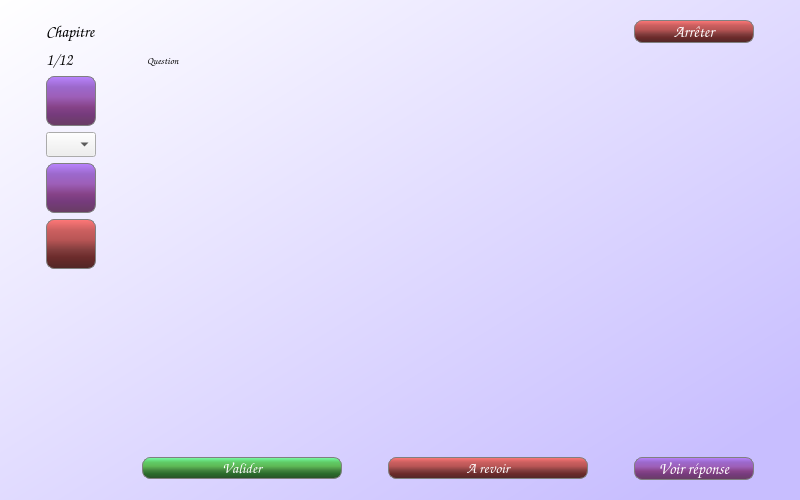
<?xml version="1.0" encoding="UTF-8"?>
<ui version="4.0">
 <class>studyModeDialog</class>
 <widget class="QDialog" name="studyModeDialog">
  <property name="geometry">
   <rect>
    <x>0</x>
    <y>0</y>
    <width>800</width>
    <height>500</height>
   </rect>
  </property>
  <property name="windowTitle">
   <string>Etude</string>
  </property>
  <property name="windowIcon">
   <iconset>
    <normaloff>images/book.png</normaloff>images/book.png</iconset>
  </property>
  <property name="layoutDirection">
   <enum>Qt::LeftToRight</enum>
  </property>
  <property name="styleSheet">
   <string notr="true">QDialog{
background-color :qlineargradient(spread:pad, x1:0, y1:0, x2:1, y2:1, stop:0 rgba(255, 255, 255, 255), stop:0.905028 rgba(200, 190, 255, 255));} 
</string>
  </property>
  <layout class="QGridLayout" name="gridLayout">
   <property name="leftMargin">
    <number>20</number>
   </property>
   <property name="topMargin">
    <number>20</number>
   </property>
   <property name="rightMargin">
    <number>20</number>
   </property>
   <property name="bottomMargin">
    <number>20</number>
   </property>
   <property name="horizontalSpacing">
    <number>20</number>
   </property>
   <item row="2" column="0">
    <widget class="QPushButton" name="editButton">
     <property name="sizePolicy">
      <sizepolicy hsizetype="Maximum" vsizetype="Maximum">
       <horstretch>0</horstretch>
       <verstretch>0</verstretch>
      </sizepolicy>
     </property>
     <property name="minimumSize">
      <size>
       <width>0</width>
       <height>50</height>
      </size>
     </property>
     <property name="maximumSize">
      <size>
       <width>50</width>
       <height>50</height>
      </size>
     </property>
     <property name="font">
      <font>
       <family>Comic Sans MS</family>
       <pointsize>12</pointsize>
      </font>
     </property>
     <property name="styleSheet">
      <string notr="true">QPushButton{
background-color:qlineargradient(spread:pad, x1:0, y1:0, x2:0, y2:1, stop:0 rgba(185, 132, 255, 255), stop:0.212435 rgba(156, 105, 204, 255), stop:0.41573 rgba(157, 95, 184, 255), stop:0.623596 rgba(134, 67, 136, 255), stop:0.766839 rgba(118, 59, 125, 255), stop:1 rgba(104, 61, 99, 255));
color:white;
border: 1px solid gray; 
border-radius: 8px; 
padding: 0 8px; 
selection-background-color: darkgray; }

QPushButton:pressed{
background-color:qlineargradient(spread:pad, x1:0, y1:0, x2:0, y2:1, stop:0 rgba(104, 74, 143, 255), stop:0.212435 rgba(99, 67, 130, 255), stop:0.41573 rgba(97, 58, 114, 255), stop:0.621762 rgba(90, 47, 91, 255), stop:0.766839 rgba(87, 43, 92, 255), stop:1 rgba(68, 40, 65, 255));
}</string>
     </property>
     <property name="text">
      <string/>
     </property>
     <property name="icon">
      <iconset>
       <normaloff>images/edit.png</normaloff>images/edit.png</iconset>
     </property>
     <property name="iconSize">
      <size>
       <width>25</width>
       <height>25</height>
      </size>
     </property>
    </widget>
   </item>
   <item row="0" column="0" colspan="2">
    <widget class="QLabel" name="chapterLabel">
     <property name="font">
      <font>
       <family>Comic Sans MS</family>
       <pointsize>12</pointsize>
      </font>
     </property>
     <property name="text">
      <string>Chapitre</string>
     </property>
    </widget>
   </item>
   <item row="4" column="0">
    <widget class="QPushButton" name="validateChangeButton">
     <property name="sizePolicy">
      <sizepolicy hsizetype="Maximum" vsizetype="Maximum">
       <horstretch>0</horstretch>
       <verstretch>0</verstretch>
      </sizepolicy>
     </property>
     <property name="maximumSize">
      <size>
       <width>50</width>
       <height>50</height>
      </size>
     </property>
     <property name="font">
      <font>
       <family>Comic Sans MS</family>
       <pointsize>12</pointsize>
      </font>
     </property>
     <property name="styleSheet">
      <string notr="true">QPushButton{
background-color:qlineargradient(spread:pad, x1:0, y1:0, x2:0, y2:1, stop:0 rgba(185, 132, 255, 255), stop:0.212435 rgba(156, 105, 204, 255), stop:0.41573 rgba(157, 95, 184, 255), stop:0.623596 rgba(134, 67, 136, 255), stop:0.766839 rgba(118, 59, 125, 255), stop:1 rgba(104, 61, 99, 255));
color:white;
border: 1px solid gray; 
border-radius: 8px; 
padding: 0 8px; 
selection-background-color: darkgray; }

QPushButton:pressed{
background-color:qlineargradient(spread:pad, x1:0, y1:0, x2:0, y2:1, stop:0 rgba(104, 74, 143, 255), stop:0.212435 rgba(99, 67, 130, 255), stop:0.41573 rgba(97, 58, 114, 255), stop:0.621762 rgba(90, 47, 91, 255), stop:0.766839 rgba(87, 43, 92, 255), stop:1 rgba(68, 40, 65, 255));
}</string>
     </property>
     <property name="text">
      <string/>
     </property>
     <property name="icon">
      <iconset>
       <normaloff>images/transparent-check-right-2.png</normaloff>images/transparent-check-right-2.png</iconset>
     </property>
     <property name="iconSize">
      <size>
       <width>30</width>
       <height>30</height>
      </size>
     </property>
    </widget>
   </item>
   <item row="1" column="1" rowspan="6" colspan="3">
    <widget class="QTextEdit" name="displayQA">
     <property name="font">
      <font>
       <family>Comic Sans MS</family>
       <pointsize>12</pointsize>
      </font>
     </property>
     <property name="styleSheet">
      <string notr="true">QTextEdit{
background-color: transparent; 
}</string>
     </property>
     <property name="readOnly">
      <bool>true</bool>
     </property>
     <property name="html">
      <string>&lt;!DOCTYPE HTML PUBLIC &quot;-//W3C//DTD HTML 4.0//EN&quot; &quot;http://www.w3.org/TR/REC-html40/strict.dtd&quot;&gt;
&lt;html&gt;&lt;head&gt;&lt;meta name=&quot;qrichtext&quot; content=&quot;1&quot; /&gt;&lt;style type=&quot;text/css&quot;&gt;
p, li { white-space: pre-wrap; }
&lt;/style&gt;&lt;/head&gt;&lt;body style=&quot; font-family:'Comic Sans MS'; font-size:12pt; font-weight:400; font-style:normal;&quot;&gt;
&lt;p style=&quot; margin-top:0px; margin-bottom:0px; margin-left:0px; margin-right:0px; -qt-block-indent:0; text-indent:0px;&quot;&gt;&lt;span style=&quot; font-family:'MS Shell Dlg 2'; font-size:7.8pt;&quot;&gt;Question&lt;/span&gt;&lt;/p&gt;
&lt;p style=&quot;-qt-paragraph-type:empty; margin-top:0px; margin-bottom:0px; margin-left:0px; margin-right:0px; -qt-block-indent:0; text-indent:0px; font-family:'MS Shell Dlg 2'; font-size:7.8pt;&quot;&gt;&lt;br /&gt;&lt;/p&gt;&lt;/body&gt;&lt;/html&gt;</string>
     </property>
    </widget>
   </item>
   <item row="5" column="0">
    <widget class="QPushButton" name="cancelChangeButton">
     <property name="sizePolicy">
      <sizepolicy hsizetype="Maximum" vsizetype="Maximum">
       <horstretch>0</horstretch>
       <verstretch>0</verstretch>
      </sizepolicy>
     </property>
     <property name="maximumSize">
      <size>
       <width>50</width>
       <height>50</height>
      </size>
     </property>
     <property name="styleSheet">
      <string notr="true">QPushButton{
background-color:qlineargradient(spread:pad, x1:0, y1:0, x2:0, y2:1, stop:0 rgba(255, 120, 120, 255), stop:0.217617 rgba(204, 96, 96, 255), stop:0.41573 rgba(184, 85, 85, 255), stop:0.623596 rgba(129, 61, 61, 255), stop:0.769663 rgba(108, 43, 43, 255), stop:1 rgba(80, 39, 39, 255));
color:white;
border: 1px solid gray; 
border-radius: 8px; 
padding: 0 8px; 
selection-background-color: darkgray; }

QPushButton:Pressed{
background-color:qlineargradient(spread:pad, x1:0, y1:0, x2:0, y2:1, stop:0 rgba(151, 71, 71, 255), stop:0.217617 rgba(138, 65, 65, 255), stop:0.41573 rgba(127, 58, 58, 255), stop:0.623596 rgba(102, 48, 48, 255), stop:0.769663 rgba(92, 37, 37, 255), stop:1 rgba(71, 34, 34, 255));
}
</string>
     </property>
     <property name="text">
      <string/>
     </property>
     <property name="icon">
      <iconset>
       <normaloff>images/delete.png</normaloff>images/delete.png</iconset>
     </property>
     <property name="iconSize">
      <size>
       <width>25</width>
       <height>25</height>
      </size>
     </property>
    </widget>
   </item>
   <item row="0" column="3">
    <widget class="QPushButton" name="stopButton">
     <property name="sizePolicy">
      <sizepolicy hsizetype="Maximum" vsizetype="Fixed">
       <horstretch>0</horstretch>
       <verstretch>0</verstretch>
      </sizepolicy>
     </property>
     <property name="maximumSize">
      <size>
       <width>120</width>
       <height>16777215</height>
      </size>
     </property>
     <property name="font">
      <font>
       <family>Comic Sans MS</family>
       <pointsize>12</pointsize>
      </font>
     </property>
     <property name="styleSheet">
      <string notr="true">QPushButton{
background-color:qlineargradient(spread:pad, x1:0, y1:0, x2:0, y2:1, stop:0 rgba(255, 120, 120, 255), stop:0.217617 rgba(204, 96, 96, 255), stop:0.41573 rgba(184, 85, 85, 255), stop:0.623596 rgba(129, 61, 61, 255), stop:0.769663 rgba(108, 43, 43, 255), stop:1 rgba(80, 39, 39, 255));
color:white;
border: 1px solid gray; 
border-radius: 8px; 
padding: 0 8px; 
selection-background-color: darkgray; }

QPushButton:Pressed{
background-color:qlineargradient(spread:pad, x1:0, y1:0, x2:0, y2:1, stop:0 rgba(151, 71, 71, 255), stop:0.217617 rgba(138, 65, 65, 255), stop:0.41573 rgba(127, 58, 58, 255), stop:0.623596 rgba(102, 48, 48, 255), stop:0.769663 rgba(92, 37, 37, 255), stop:1 rgba(71, 34, 34, 255));
}
</string>
     </property>
     <property name="text">
      <string>Arrêter</string>
     </property>
     <property name="icon">
      <iconset>
       <normaloff>images/delete.png</normaloff>images/delete.png</iconset>
     </property>
    </widget>
   </item>
   <item row="1" column="0">
    <widget class="QLabel" name="counterLabel">
     <property name="sizePolicy">
      <sizepolicy hsizetype="Preferred" vsizetype="Maximum">
       <horstretch>0</horstretch>
       <verstretch>0</verstretch>
      </sizepolicy>
     </property>
     <property name="font">
      <font>
       <family>Comic Sans MS</family>
       <pointsize>12</pointsize>
      </font>
     </property>
     <property name="text">
      <string>1/12</string>
     </property>
     <property name="alignment">
      <set>Qt::AlignLeading|Qt::AlignLeft|Qt::AlignTop</set>
     </property>
    </widget>
   </item>
   <item row="7" column="1">
    <widget class="QPushButton" name="validateQButton">
     <property name="sizePolicy">
      <sizepolicy hsizetype="Maximum" vsizetype="Fixed">
       <horstretch>0</horstretch>
       <verstretch>0</verstretch>
      </sizepolicy>
     </property>
     <property name="maximumSize">
      <size>
       <width>200</width>
       <height>16777215</height>
      </size>
     </property>
     <property name="font">
      <font>
       <family>Comic Sans MS</family>
       <pointsize>11</pointsize>
      </font>
     </property>
     <property name="styleSheet">
      <string notr="true">QPushButton{
background-color:qlineargradient(spread:pad, x1:0, y1:0, x2:0, y2:1, stop:0 rgba(120, 255, 170, 255), stop:0.217617 rgba(96, 204, 103, 255), stop:0.41573 rgba(94, 184, 85, 255), stop:0.623596 rgba(64, 129, 61, 255), stop:0.769663 rgba(43, 108, 44, 255), stop:1 rgba(39, 80, 41, 255));
color:white;
border: 1px solid gray; 
border-radius: 8px; 
padding: 0 8px; 
selection-background-color: darkgray; }

QPushButton:Pressed{
background-color:qlineargradient(spread:pad, x1:0, y1:0, x2:0, y2:1, stop:0 rgba(65, 138, 92, 255), stop:0.217617 rgba(60, 128, 64, 255), stop:0.41573 rgba(59, 115, 53, 255), stop:0.623596 rgba(44, 89, 42, 255), stop:0.769663 rgba(29, 75, 31, 255), stop:1 rgba(27, 55, 28, 255));
}</string>
     </property>
     <property name="text">
      <string>Valider</string>
     </property>
     <property name="icon">
      <iconset>
       <normaloff>images/happySmile.png</normaloff>images/happySmile.png</iconset>
     </property>
    </widget>
   </item>
   <item row="7" column="2">
    <widget class="QPushButton" name="needWorkButton">
     <property name="sizePolicy">
      <sizepolicy hsizetype="Maximum" vsizetype="Fixed">
       <horstretch>0</horstretch>
       <verstretch>0</verstretch>
      </sizepolicy>
     </property>
     <property name="minimumSize">
      <size>
       <width>200</width>
       <height>0</height>
      </size>
     </property>
     <property name="maximumSize">
      <size>
       <width>200</width>
       <height>16777215</height>
      </size>
     </property>
     <property name="font">
      <font>
       <family>Comic Sans MS</family>
       <pointsize>11</pointsize>
      </font>
     </property>
     <property name="styleSheet">
      <string notr="true">QPushButton{
background-color:qlineargradient(spread:pad, x1:0, y1:0, x2:0, y2:1, stop:0 rgba(255, 120, 120, 255), stop:0.217617 rgba(204, 96, 96, 255), stop:0.41573 rgba(184, 85, 85, 255), stop:0.623596 rgba(129, 61, 61, 255), stop:0.769663 rgba(108, 43, 43, 255), stop:1 rgba(80, 39, 39, 255));
color:white;
border: 1px solid gray; 
border-radius: 8px; 
padding: 0 8px; 
selection-background-color: darkgray; }

QPushButton:Pressed{
background-color:qlineargradient(spread:pad, x1:0, y1:0, x2:0, y2:1, stop:0 rgba(151, 71, 71, 255), stop:0.217617 rgba(138, 65, 65, 255), stop:0.41573 rgba(127, 58, 58, 255), stop:0.623596 rgba(102, 48, 48, 255), stop:0.769663 rgba(92, 37, 37, 255), stop:1 rgba(71, 34, 34, 255));
}
</string>
     </property>
     <property name="text">
      <string>A revoir</string>
     </property>
     <property name="icon">
      <iconset>
       <normaloff>images/sadSmiley.png</normaloff>images/sadSmiley.png</iconset>
     </property>
    </widget>
   </item>
   <item row="7" column="3">
    <widget class="QPushButton" name="viewAnswerButton">
     <property name="font">
      <font>
       <family>Comic Sans MS</family>
       <pointsize>12</pointsize>
      </font>
     </property>
     <property name="styleSheet">
      <string notr="true">QPushButton{
background-color:qlineargradient(spread:pad, x1:0, y1:0, x2:0, y2:1, stop:0 rgba(185, 132, 255, 255), stop:0.212435 rgba(156, 105, 204, 255), stop:0.41573 rgba(157, 95, 184, 255), stop:0.623596 rgba(134, 67, 136, 255), stop:0.766839 rgba(118, 59, 125, 255), stop:1 rgba(104, 61, 99, 255));
color:white;
border: 1px solid gray; 
border-radius: 8px; 
padding: 0 8px; 
selection-background-color: darkgray; }

QPushButton:pressed{
background-color:qlineargradient(spread:pad, x1:0, y1:0, x2:0, y2:1, stop:0 rgba(104, 74, 143, 255), stop:0.212435 rgba(99, 67, 130, 255), stop:0.41573 rgba(97, 58, 114, 255), stop:0.621762 rgba(90, 47, 91, 255), stop:0.766839 rgba(87, 43, 92, 255), stop:1 rgba(68, 40, 65, 255));
}</string>
     </property>
     <property name="text">
      <string>Voir réponse</string>
     </property>
     <property name="icon">
      <iconset>
       <normaloff>images/MGlogo.png</normaloff>images/MGlogo.png</iconset>
     </property>
    </widget>
   </item>
   <item row="3" column="0">
    <widget class="QComboBox" name="formatMenu">
     <property name="sizePolicy">
      <sizepolicy hsizetype="Maximum" vsizetype="Maximum">
       <horstretch>0</horstretch>
       <verstretch>0</verstretch>
      </sizepolicy>
     </property>
     <property name="maximumSize">
      <size>
       <width>50</width>
       <height>25</height>
      </size>
     </property>
     <item>
      <property name="text">
       <string/>
      </property>
     </item>
     <item>
      <property name="text">
       <string/>
      </property>
      <property name="icon">
       <iconset>
        <normaloff>images/bold.png</normaloff>images/bold.png</iconset>
      </property>
     </item>
     <item>
      <property name="text">
       <string/>
      </property>
      <property name="icon">
       <iconset>
        <normaloff>images/underline.png</normaloff>images/underline.png</iconset>
      </property>
     </item>
     <item>
      <property name="text">
       <string/>
      </property>
      <property name="icon">
       <iconset>
        <normaloff>images/italic.png</normaloff>images/italic.png</iconset>
      </property>
     </item>
     <item>
      <property name="text">
       <string/>
      </property>
      <property name="icon">
       <iconset>
        <normaloff>images/strikeOut.png</normaloff>images/strikeOut.png</iconset>
      </property>
     </item>
     <item>
      <property name="text">
       <string/>
      </property>
      <property name="icon">
       <iconset>
        <normaloff>images/highlight.png</normaloff>images/highlight.png</iconset>
      </property>
     </item>
     <item>
      <property name="text">
       <string/>
      </property>
      <property name="icon">
       <iconset>
        <normaloff>images/redSquare.png</normaloff>images/redSquare.png</iconset>
      </property>
     </item>
     <item>
      <property name="text">
       <string/>
      </property>
      <property name="icon">
       <iconset>
        <normaloff>images/greenSquare.png</normaloff>images/greenSquare.png</iconset>
      </property>
     </item>
     <item>
      <property name="text">
       <string/>
      </property>
      <property name="icon">
       <iconset>
        <normaloff>images/purpleSquare.png</normaloff>images/purpleSquare.png</iconset>
      </property>
     </item>
    </widget>
   </item>
  </layout>
 </widget>
 <resources/>
 <connections/>
</ui>
